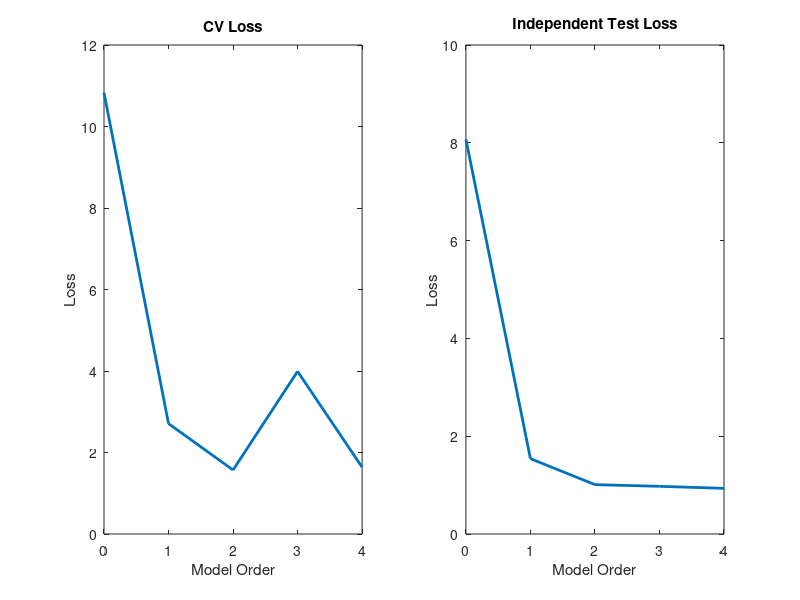

The MATLAB script that drew this image:
%% cv_demo.m
% From A First Course in Machine Learning, Chapter 1.
% Simon Rogers, 31/10/11 [simon.rogers@glasgow.ac.uk]
% Demonstration of cross-validation for model selection
clear all;close all;
%% Generate some data
% Generate x between -5 and 5
load olympics.mat
%% rescale data
% why do we have to rescale data? worked for first 3 orders!!!!
x = male400(:,1);
x = [x - x(1)];
x = [x]./x(2);
t= male400(:,2); %target labels
N = length(x(:,1));

%% Run a cross-validation over model orders
maxorder = 4;
X = [];
testX = [];
K = 10 %K-fold CV
sizes = repmat(floor(N/K),1,K);
sizes(end) = sizes(end) + N - sum(sizes);
csizes = [0 cumsum(sizes)];

% Note that it is often sensible to permute the data objects before
% performing CV.  It is not necessary here as x was created randomly.  If
% it were necessary, the following code would work:
% order = randperm(N);
% x = x(order); Or: X = X(order,:) if it is multi-dimensional.
% t = t(order);

for k = 0:maxorder
    X = [X x.^k];
%     testX = [testX testx.^k];
    for fold = 1:K
        % Partition the data
        % foldX contains the data for just one fold
        % trainX contains all other data
        
        foldX = X(csizes(fold)+1:csizes(fold+1),:);
        trainX = X;
        trainX(csizes(fold)+1:csizes(fold+1),:) = [];
        foldt = t(csizes(fold)+1:csizes(fold+1));
        traint = t;
        traint(csizes(fold)+1:csizes(fold+1)) = [];
        
        w = inv(trainX'*trainX)*trainX'*traint;
        fold_pred = foldX*w;
        cv_loss(fold,k+1) = mean((fold_pred-foldt).^2);
%         ind_pred = testX*w;
%         ind_loss(fold,k+1) = mean((ind_pred - testt).^2);
        train_pred = trainX*w;
        train_loss(fold,k+1) = mean((train_pred - traint).^2);
    end
end

%% Plot the results
figure(1);
subplot(121)
plot(0:maxorder,mean(cv_loss,1),'linewidth',2)
xlabel('Model Order');
ylabel('Loss');
title('CV Loss');
subplot(122)
plot(0:maxorder,mean(train_loss,1),'linewidth',2)
xlabel('Model Order');
ylabel('Loss');
title('Train Loss');
% subplot(133)
% plot(0:maxorder,mean(ind_loss,1),'linewidth',2)
% xlabel('Model Order');
% ylabel('Loss');
title('Independent Test Loss')